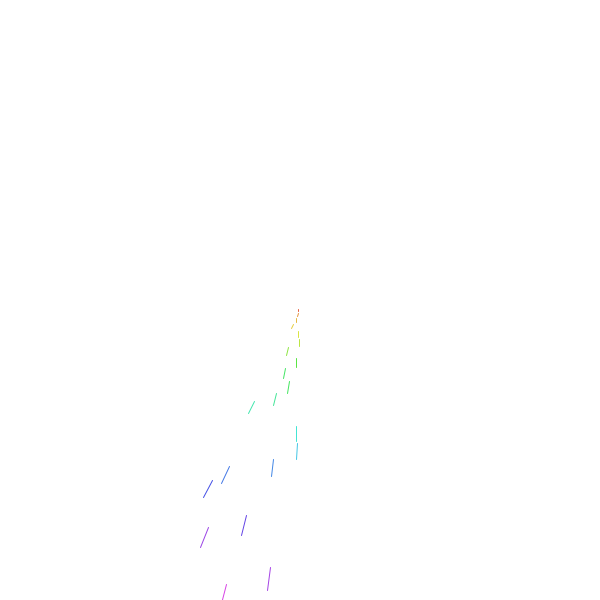
Frame 1 (no input)
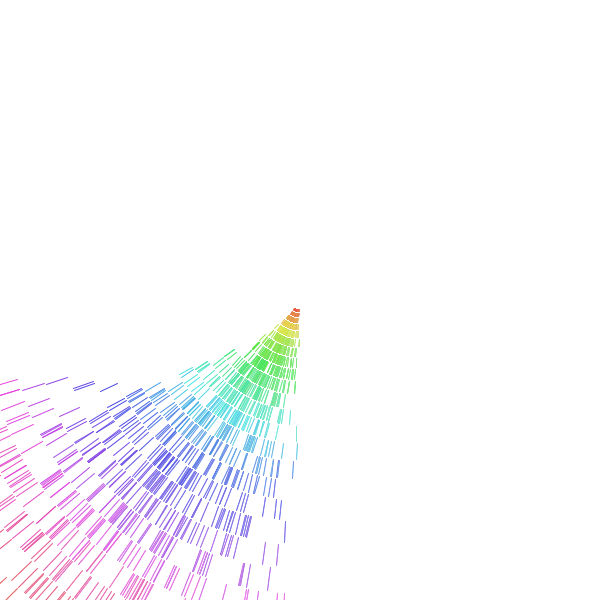
Frame 60 (the mouse pressed at the canvas centre just before this capture)
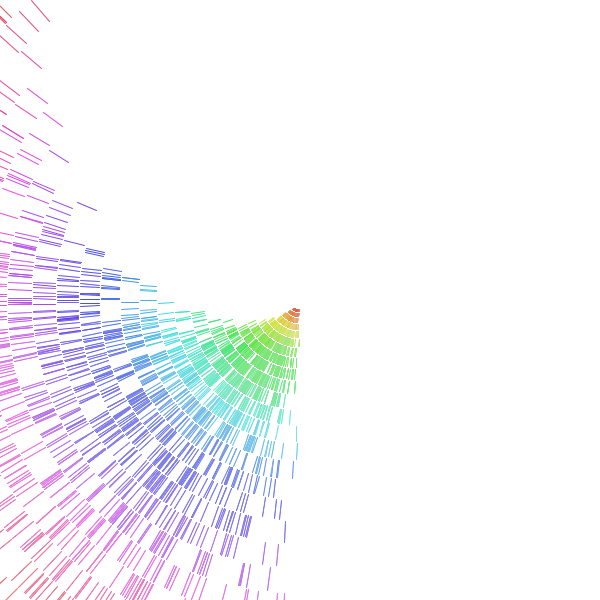
Frame 120 (the mouse held since frame 60 and released just before this capture)

The Processing sketch that drew these frames (run headless with seeded random() and noise(); from frame 60 on, the mouse is pressed at the canvas centre):

// Processing sketch: processing_98921
// ── processing_98921.pde

String name = "abcdefghijklmnopqrstuvwxyz";
String buffer = "";
float[] a;
int b=0;

void setup() {
  a = new float[name.length()];

  size(600, 600);
  background(255);
  stroke(255);
  strokeWeight(1);
  smooth();
  colorMode(HSB, 100);
}



void draw() {
  noStroke();
  colorMode(RGB, 100);
  fill(100, 100, 100, 0.5);
  colorMode(HSB, 100);
  rect(0, 0, width, height);

  translate(width/2, height/2);
  int y=10;
  for (int i=0;i<name.length();i++) {

    pushMatrix();
    if (name.charAt(i) == ' ') {
      y+=15;
    }
    else {
      float lineColor = map(int(name.charAt(i)), 97, 122, 0, 100)+random(5);
      stroke(lineColor, 70, 90);
      float rotation = radians(a[i]+=(map(int(name.charAt(i)), 97, 122, 0.1, 1)) )+random(0.5);
      rotate(rotation);
      float lengthOfLine = map(int(name.charAt(i)), 97, 122, 2, 30);
      line(0, y, 0, y+=lengthOfLine );
      y+=2;
    }
    popMatrix();
  }
}


void keyPressed() {
  print(key); 

  if (keyCode == 10) {
    println(buffer);
    name=buffer;
    a = new float[name.length()];
    colorMode(RGB, 100);
    background(100);
    colorMode(HSB, 100);
    buffer="";
  }
  else {
    buffer+=key;
  }
}
